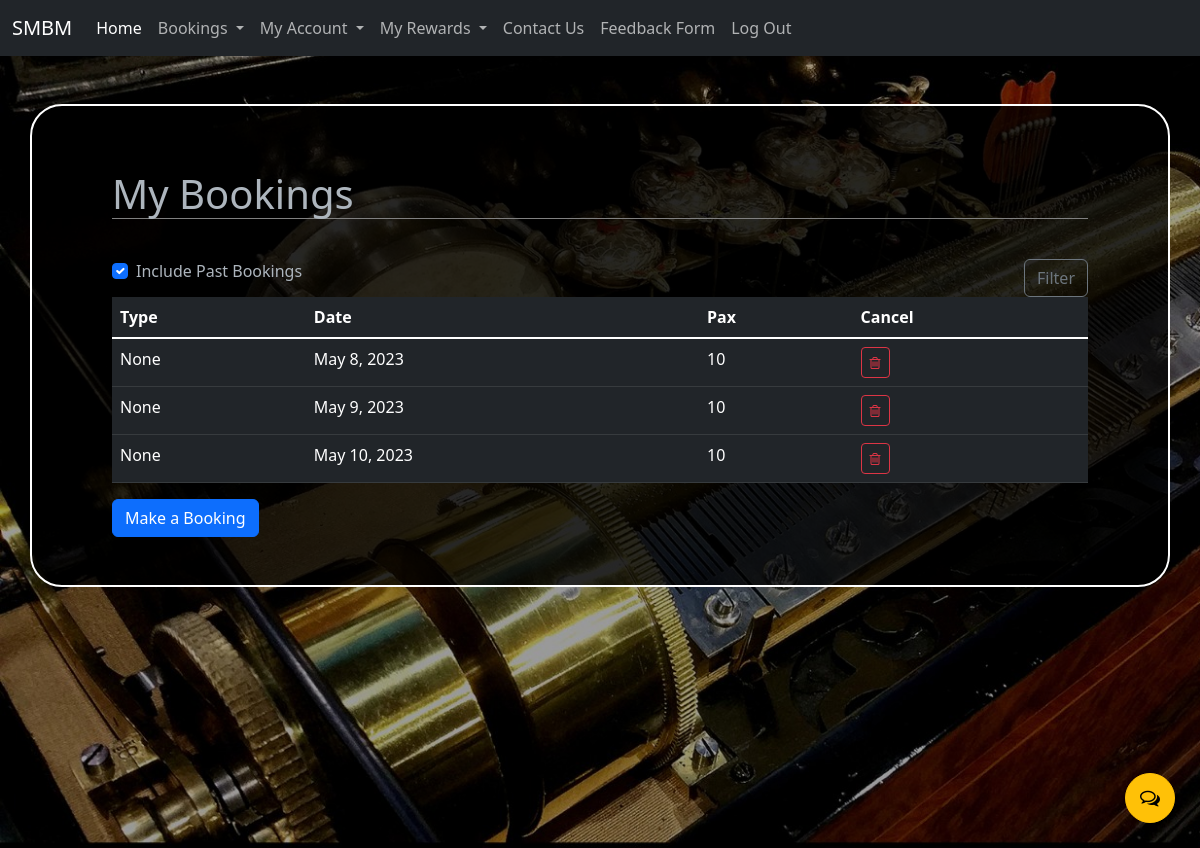
The page /makebooking/ (signed in) on the database its author committed.
### SMBM_APP/models.py (models this page shows)
class Slot(models.Model):
    type = models.CharField(max_length=20,null=True)
    adult = models.IntegerField()
    child = models.IntegerField()
    concession = models.IntegerField()
    date = models.DateField(auto_now=False, auto_now_add=False,unique=True)
    avalible = models.BooleanField(default=True)
    am_10=models.IntegerField(default=10)
    am_11=models.IntegerField(default=10)
    pm_2=models.IntegerField(default=10)
    pm_3=models.IntegerField(default=10)
    pm_4=models.IntegerField(default=10)

### SMBM_APP/views01.py (the view)
# urls.py: path('makebooking/',views01.make_booking,name='makebooking'),
@login_required(login_url='login')
def make_booking(request):
    if Slot.objects.all().exists():
        return render(request,'booking/makebooking2.html',{'slot':Slot.objects.all()})
    return render(request,'booking/makebooking.html')

### templates/booking/makebooking2.html (shortened to what this page needs)
{% extends 'main.html' %}{% load static %}
{% block another_css %}
<link rel= "stylesheet" type= "text/css" href= "{% static 'css/sales.css' %}">
{% endblock another_css %}
{% block context %}
<main>
    <div class="p-5 container bg-black bg-opacity-75 border border-white border-2 rounded-5 overflow-scroll hidescroll my-sm-5"
        id="contentbk">
<h1 class="mainheader">My Bookings
</h1>
<div class="form-check d-inline-block">
<input class="form-check-input" type="checkbox" id="includepast" checked>
<label class="form-check-label" for="includepast">Include Past Bookings</label>
</div>
<button class="btn btn-outline-secondary float-end" type="button"
data-bs-toggle="collapse" data-bs-target="#filters" aria-expanded="false" aria-controls="filters">
Filter
</button>
<table class="table table-responsive table-dark table-hover" id="bookingsview">
<thead>
<tr>
    <th>Type</th>
    <th>Date</th>
    <th>Pax</th>
    <th>Cancel</th>
</tr>
</thead>
<tbody class="table-group-divider">
<tr >
    {% for slotList in slot %}
    <td>{{slotList.type}}</td>
    <td>{{slotList.date}}</td>
    <td>10</td>
    <td>
        <a href="" class="btn btn-outline-danger btn-sm delete"><i class="fa fa-trash-o"></i></a>
    </td>
</tr>
{% endfor %}
</tbody>
</table>
<a href="{% url 'cusgbooking2' %}" role="button" class="btn btn-primary">Make a Booking</a>
    </div>
</main>
{% endblock context %}

### static/css/main.css (style rules this page uses)
body { background-image: url("../img/background.jpeg"); background-size: cover; background-attachment: fixed; height: 100vh; }
main { height: calc(100% - 3.5rem); }
@media (min-width: 992px) { #contentbk { padding-left: 5rem !important; padding-right: 5rem !important; } }

### static/css/sales.css (style rules this page uses)
.table-responsive { overflow-y: scroll; }
.mainheader { margin-top: 0.4em; border-bottom: 1px solid grey; margin-bottom: 1em; }

### rows shown on the page
Slot: type "None", date "May 8, 2023"
Slot: type "None", date "May 9, 2023"
Slot: type "None", date "May 10, 2023"
